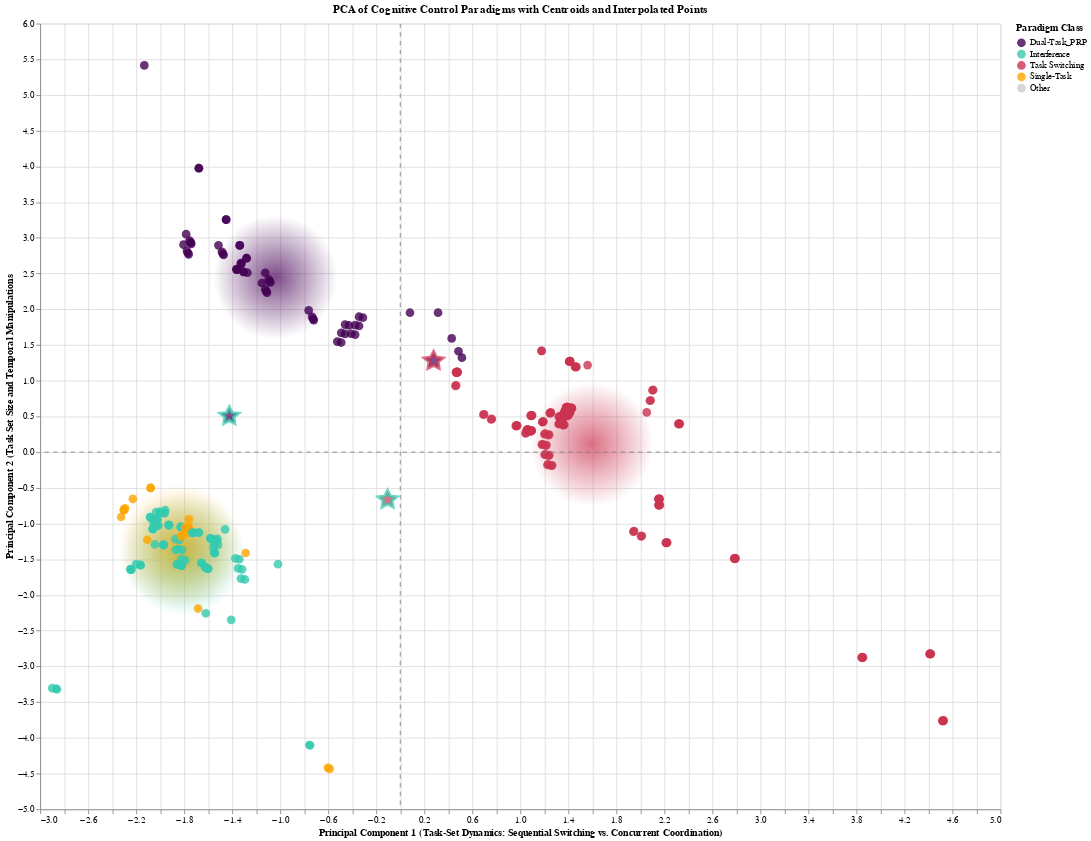

The notebook cell this image was saved under:
### Markdown cell above
### Plot Experimental Conditions

### Code cell
display(final_plot_df.head())
chart_layers = []

# Define the color scheme explicitly so we can reuse it
paradigm_colors = alt.Scale(domain=['Dual-Task_PRP', 'Interference', 'Task Switching', 'Single-Task', 'Other'], 
                            range=['#440154', '#34CBAF', '#CB3450', '#FFA500', '#cccccc'])

# --- 5. Define Tooltip Columns ---
tooltip_cols = [
    alt.Tooltip('Experiment:N', title='Experiment'),
    alt.Tooltip('Paradigm:N', title='Paradigm Class'),
    alt.Tooltip('Task 2 Response Probability:Q', title='T2 Response Probability', format='.2f'),
    alt.Tooltip('Inter-task SOA:N', title='Inter-task SOA'),
    alt.Tooltip('Distractor SOA:N', title='Distractor SOA'),
    alt.Tooltip('Task 1 CSI:Q', title='T1 CSI', format='.0f'),
    alt.Tooltip('Task 2 CSI:Q', title='T2 CSI', format='.0f'),
    alt.Tooltip('RSI:Q', title='RSI', format='.0f'),
    alt.Tooltip('RSI is Predictable:N', title='RSI Predictable'),
    alt.Tooltip('Switch Rate:Q', title='Switch Rate (%)', format='.1f'),
    alt.Tooltip('Trial Transition Type:N', title='Transition Type'),
    alt.Tooltip('Stimulus-Stimulus Congruency:N', title='Stimulus-Stimulus Congruency'),
    alt.Tooltip('Stimulus-Response Congruency:N', title='Stimulus-Response Congruency'),
    alt.Tooltip('Response Set Overlap:N', title='Response Set Overlap'),
    alt.Tooltip('Task 1 Stimulus-Response Mapping:N', title='T1 Stimulus-Response Mapping'),
    alt.Tooltip('Task 2 Stimulus-Response Mapping:N', title='T2 Stimulus-Response Mapping'),
    alt.Tooltip('Task 1 Difficulty:Q', title='T1 Difficulty', format='.1f'),
    alt.Tooltip('Task 2 Difficulty:Q', title='T2 Difficulty', format='.1f'),
    alt.Tooltip('Task 2 CSI is NA:N', title='T2 CSI is N/A'),
    alt.Tooltip('Task 2 Difficulty is NA:N', title='T2 Difficulty is N/A'),
    alt.Tooltip('Inter-task SOA is NA:N', title='Inter-task SOA is N/A'),
    alt.Tooltip('Distractor SOA is NA:N', title='Distractor SOA is N/A')
]

# --- 6. Create the Layered Altair Chart ---

# Layer 1: Centroids (large, transparent circles)
# Zip the domain and range to loop through them together
for category, hex_color in zip(paradigm_colors.domain, paradigm_colors.range):

    # 1. Convert the hex color to its RGB components
    r, g, b = hex_to_rgb(hex_color)

    # 2. Create the RGBA string for the gradient
    transparent_rgba = f'rgba({r}, {g}, {b}, 0)'
    # 3. Create the chart layer for this category
    layer = alt.Chart(final_plot_df).mark_circle(size=20000).encode(
        x='PC1:Q',
        y='PC2:Q',
        color=alt.value({
            "gradient": "radial",
            "stops": [
                {"offset": 0, "color": hex_color},          # The solid hex color at the center
                {"offset": 1, "color": transparent_rgba}    # The transparent version at the edge
            ]
        })
    ).transform_filter(
        (alt.datum.Paradigm == category) & (alt.datum['Point Type'] == 'Centroid') # Filter for the current category
    )

    chart_layers.append(layer)

# Layer 2: Empirical Data Points (standard circles)
empirical_chart = alt.Chart(final_plot_df).mark_circle(
    size=100,
    opacity=0.8
).encode(
    x=alt.X('PC1:Q', title='Principal Component 1 (Task-Set Dynamics: Sequential Switching vs. Concurrent Coordination)'),
    y=alt.Y('PC2:Q', title='Principal Component 2 (Task Set Size and Temporal Manipulations'),
    color=alt.Color('Paradigm:N', title='Paradigm Class', scale=paradigm_colors),
    tooltip=tooltip_cols
).transform_filter(
    alt.datum['Point Type'] == 'Empirical Data'
)
chart_layers.append(empirical_chart)

# Layer 3: Interpolated Points (large, black diamonds to stand out)
interpolated_chart = alt.Chart(final_plot_df).mark_point(
    size=400,
    shape='M0,.5L.6,.8L.5,.1L1,-.3L.3,-.4L0,-1L-.3,-.4L-1,-.3L-.5,.1L-.6,.8L0,.5Z',
    filled=True,
    strokeWidth=4 # Make the stroke thicker to be more visible
).encode(
    x=alt.X('PC1:Q'),
    y=alt.Y('PC2:Q'),
    # Use the 'Parent1' and 'Parent2' columns to drive the colors
    color=alt.Color('Parent1:N', title='Paradigm Class', scale=paradigm_colors, legend=None), # Fill color
    stroke=alt.Color('Parent2:N', title='Paradigm Class', scale=paradigm_colors, legend=None), # Stroke color
    tooltip=tooltip_cols
).transform_filter(
    alt.datum['Point Type'] == 'Interpolated'
)
chart_layers.append(interpolated_chart)

# --- 7. Add Zero Lines and Combine Layers ---
zero_line_h = alt.Chart(pd.DataFrame({'y': [0]})).mark_rule(strokeDash=[5,5], color='grey').encode(y='y')
zero_line_v = alt.Chart(pd.DataFrame({'x': [0]})).mark_rule(strokeDash=[5,5], color='grey').encode(x='x')
chart_layers.append(zero_line_h)
chart_layers.append(zero_line_v)

# Layer all the charts together. The order is important: bottom layers are drawn first.
final_layered_chart = alt.layer(
    #centroids_chart,
    *chart_layers
).properties(
    title='PCA of Cognitive Control Paradigms with Centroids and Interpolated Points',
    width=1100,
    height=900
).interactive()

final_layered_chart = final_layered_chart.resolve_scale(
    color='independent',
    stroke='independent'
).resolve_legend(
    color='shared'
)
final_layered_chart.save('pca_plot.json')
# Display the final chart
final_layered_chart

### Figure 1 — Vega-Lite specification as saved in the notebook (floating-point values rounded to 4 significant figures; data arrays with more than 128 entries replaced by an {"elided": "..."} marker saying what was removed)
{"config": {"view": {"continuousWidth": 300, "continuousHeight": 300}}, "layer": [{"data": {"name": "data-d84c48c924738194d2d6cf85f3b5f371"}, "mark": {"type": "circle", "size": 20000}, "encoding": {"color": {"value": {"gradient": "radial", "stops": [{"color": "#440154", "offset": 0}, {"color": "rgba(68, 1, 84, 0)", "offset": 1}]}}, "x": {"field": "PC1", "type": "quantitative"}, "y": {"field": "PC2", "type": "quantitative"}}, "name": "view_3", "transform": [{"filter": "((datum.Paradigm === 'Dual-Task_PRP') && (datum['Point Type'] === 'Centroid'))"}]}, {"data": {"name": "data-d84c48c924738194d2d6cf85f3b5f371"}, "mark": {"type": "circle", "size": 20000}, "encoding": {"color": {"value": {"gradient": "radial", "stops": [{"color": "#34CBAF", "offset": 0}, {"color": "rgba(52, 203, 175, 0)", "offset": 1}]}}, "x": {"field": "PC1", "type": "quantitative"}, "y": {"field": "PC2", "type": "quantitative"}}, "transform": [{"filter": "((datum.Paradigm === 'Interference') && (datum['Point Type'] === 'Centroid'))"}]}, {"data": {"name": "data-d84c48c924738194d2d6cf85f3b5f371"}, "mark": {"type": "circle", "size": 20000}, "encoding": {"color": {"value": {"gradient": "radial", "stops": [{"color": "#CB3450", "offset": 0}, {"color": "rgba(203, 52, 80, 0)", "offset": 1}]}}, "x": {"field": "PC1", "type": "quantitative"}, "y": {"field": "PC2", "type": "quantitative"}}, "transform": [{"filter": "((datum.Paradigm === 'Task Switching') && (datum['Point Type'] === 'Centroid'))"}]}, {"data": {"name": "data-d84c48c924738194d2d6cf85f3b5f371"}, "mark": {"type": "circle", "size": 20000}, "encoding": {"color": {"value": {"gradient": "radial", "stops": [{"color": "#FFA500", "offset": 0}, {"color": "rgba(255, 165, 0, 0)", "offset": 1}]}}, "x": {"field": "PC1", "type": "quantitative"}, "y": {"field": "PC2", "type": "quantitative"}}, "transform": [{"filter": "((datum.Paradigm === 'Single-Task') && (datum['Point Type'] === 'Centroid'))"}]}, {"data": {"name": "data-d84c48c924738194d2d6cf85f3b5f371"}, "mark": {"type": "circle", "size": 20000}, "encoding": {"color": {"value": {"gradient": "radial", "stops": [{"color": "#cccccc", "offset": 0}, {"color": "rgba(204, 204, 204, 0)", "offset": 1}]}}, "x": {"field": "PC1", "type": "quantitative"}, "y": {"field": "PC2", "type": "quantitative"}}, "transform": [{"filter": "((datum.Paradigm === 'Other') && (datum['Point Type'] === 'Centroid'))"}]}, {"data": {"name": "data-d84c48c924738194d2d6cf85f3b5f371"}, "mark": {"type": "circle", "opacity": 0.8, "size": 100}, "encoding": {"color": {"field": "Paradigm", "scale": {"domain": ["Dual-Task_PRP", "Interference", "Task Switching", "Single-Task", "Other"], "range": ["#440154", "#34CBAF", "#CB3450", "#FFA500", "#cccccc"]}, "title": "Paradigm Class", "type": "nominal"}, "tooltip": [{"field": "Experiment", "title": "Experiment", "type": "nominal"}, {"field": "Paradigm", "title": "Paradigm Class", "type": "nominal"}, {"field": "Task 2 Response Probability", "format": ".2f", "title": "T2 Response Probability", "type": "quantitative"}, {"field": "Inter-task SOA", "title": "Inter-task SOA", "type": "nominal"}, {"field": "Distractor SOA", "title": "Distractor SOA", "type": "nominal"}, {"field": "Task 1 CSI", "format": ".0f", "title": "T1 CSI", "type": "quantitative"}, {"field": "Task 2 CSI", "format": ".0f", "title": "T2 CSI", "type": "quantitative"}, {"field": "RSI", "format": ".0f", "title": "RSI", "type": "quantitative"}, {"field": "RSI is Predictable", "title": "RSI Predictable", "type": "nominal"}, {"field": "Switch Rate", "format": ".1f", "title": "Switch Rate (%)", "type": "quantitative"}, {"field": "Trial Transition Type", "title": "Transition Type", "type": "nominal"}, {"field": "Stimulus-Stimulus Congruency", "title": "Stimulus-Stimulus Congruency", "type": "nominal"}, {"field": "Stimulus-Response Congruency", "title": "Stimulus-Response Congruency", "type": "nominal"}, {"field": "Response Set Overlap", "title": "Response Set Overlap", "type": "nominal"}, {"field": "Task 1 Stimulus-Response Mapping", "title": "T1 Stimulus-Response Mapping", "type": "nominal"}, {"field": "Task 2 Stimulus-Response Mapping", "title": "T2 Stimulus-Response Mapping", "type": "nominal"}, {"field": "Task 1 Difficulty", "format": ".1f", "title": "T1 Difficulty", "type": "quantitative"}, {"field": "Task 2 Difficulty", "format": ".1f", "title": "T2 Difficulty", "type": "quantitative"}, {"field": "Task 2 CSI is NA", "title": "T2 CSI is N/A", "type": "nominal"}, {"field": "Task 2 Difficulty is NA", "title": "T2 Difficulty is N/A", "type": "nominal"}, {"field": "Inter-task SOA is NA", "title": "Inter-task SOA is N/A", "type": "nominal"}, {"field": "Distractor SOA is NA", "title": "Distractor SOA is N/A", "type": "nominal"}], "x": {"field": "PC1", "title": "Principal Component 1 (Task-Set Dynamics: Sequential Switching vs. Concurrent Coordination)", "type": "quantitative"}, "y": {"field": "PC2", "title": "Principal Component 2 (Task Set Size and Temporal Manipulations", "type": "quantitative"}}, "transform": [{"filter": "(datum['Point Type'] === 'Empirical Data')"}]}, {"data": {"name": "data-d84c48c924738194d2d6cf85f3b5f371"}, "mark": {"type": "point", "filled": true, "shape": "M0,.5L.6,.8L.5,.1L1,-.3L.3,-.4L0,-1L-.3,-.4L-1,-.3L-.5,.1L-.6,.8L0,.5Z", "size": 400, "strokeWidth": 4}, "encoding": {"color": {"field": "Parent1", "legend": null, "scale": {"domain": ["Dual-Task_PRP", "Interference", "Task Switching", "Single-Task", "Other"], "range": ["#440154", "#34CBAF", "#CB3450", "#FFA500", "#cccccc"]}, "title": "Paradigm Class", "type": "nominal"}, "stroke": {"field": "Parent2", "legend": null, "scale": {"domain": ["Dual-Task_PRP", "Interference", "Task Switching", "Single-Task", "Other"], "range": ["#440154", "#34CBAF", "#CB3450", "#FFA500", "#cccccc"]}, "title": "Paradigm Class", "type": "nominal"}, "tooltip": [{"field": "Experiment", "title": "Experiment", "type": "nominal"}, {"field": "Paradigm", "title": "Paradigm Class", "type": "nominal"}, {"field": "Task 2 Response Probability", "format": ".2f", "title": "T2 Response Probability", "type": "quantitative"}, {"field": "Inter-task SOA", "title": "Inter-task SOA", "type": "nominal"}, {"field": "Distractor SOA", "title": "Distractor SOA", "type": "nominal"}, {"field": "Task 1 CSI", "format": ".0f", "title": "T1 CSI", "type": "quantitative"}, {"field": "Task 2 CSI", "format": ".0f", "title": "T2 CSI", "type": "quantitative"}, {"field": "RSI", "format": ".0f", "title": "RSI", "type": "quantitative"}, {"field": "RSI is Predictable", "title": "RSI Predictable", "type": "nominal"}, {"field": "Switch Rate", "format": ".1f", "title": "Switch Rate (%)", "type": "quantitative"}, {"field": "Trial Transition Type", "title": "Transition Type", "type": "nominal"}, {"field": "Stimulus-Stimulus Congruency", "title": "Stimulus-Stimulus Congruency", "type": "nominal"}, {"field": "Stimulus-Response Congruency", "title": "Stimulus-Response Congruency", "type": "nominal"}, {"field": "Response Set Overlap", "title": "Response Set Overlap", "type": "nominal"}, {"field": "Task 1 Stimulus-Response Mapping", "title": "T1 Stimulus-Response Mapping", "type": "nominal"}, {"field": "Task 2 Stimulus-Response Mapping", "title": "T2 Stimulus-Response Mapping", "type": "nominal"}, {"field": "Task 1 Difficulty", "format": ".1f", "title": "T1 Difficulty", "type": "quantitative"}, {"field": "Task 2 Difficulty", "format": ".1f", "title": "T2 Difficulty", "type": "quantitative"}, {"field": "Task 2 CSI is NA", "title": "T2 CSI is N/A", "type": "nominal"}, {"field": "Task 2 Difficulty is NA", "title": "T2 Difficulty is N/A", "type": "nominal"}, {"field": "Inter-task SOA is NA", "title": "Inter-task SOA is N/A", "type": "nominal"}, {"field": "Distractor SOA is NA", "title": "Distractor SOA is N/A", "type": "nominal"}], "x": {"field": "PC1", "type": "quantitative"}, "y": {"field": "PC2", "type": "quantitative"}}, "transform": [{"filter": "(datum['Point Type'] === 'Interpolated')"}]}, {"data": {"name": "data-a0a55d106695e8d630baff0f16eee66d"}, "mark": {"type": "rule", "color": "grey", "strokeDash": [5, 5]}, "encoding": {"y": {"field": "y", "type": "quantitative"}}}, {"data": {"name": "data-d285a7403ed98ae579761d64a864032b"}, "mark": {"type": "rule", "color": "grey", "strokeDash": [5, 5]}, "encoding": {"x": {"field": "x", "type": "quantitative"}}}], "height": 900, "params": [{"name": "param_3", "select": {"type": "interval", "encodings": ["x", "y"]}, "bind": "scales", "views": ["view_3"]}], "resolve": {"legend": {"color": "shared"}, "scale": {"color": "independent", "stroke": "independent"}}, "title": "PCA of Cognitive Control Paradigms with Centroids and Interpolated Points", "width": 1100, "$schema": "https://vega.github.io/schema/vega-lite/v5.20.1.json", "datasets": {"data-d84c48c924738194d2d6cf85f3b5f371": {"elided": "356 records"}, "data-a0a55d106695e8d630baff0f16eee66d": [{"y": 0}], "data-d285a7403ed98ae579761d64a864032b": [{"x": 0}]}}
